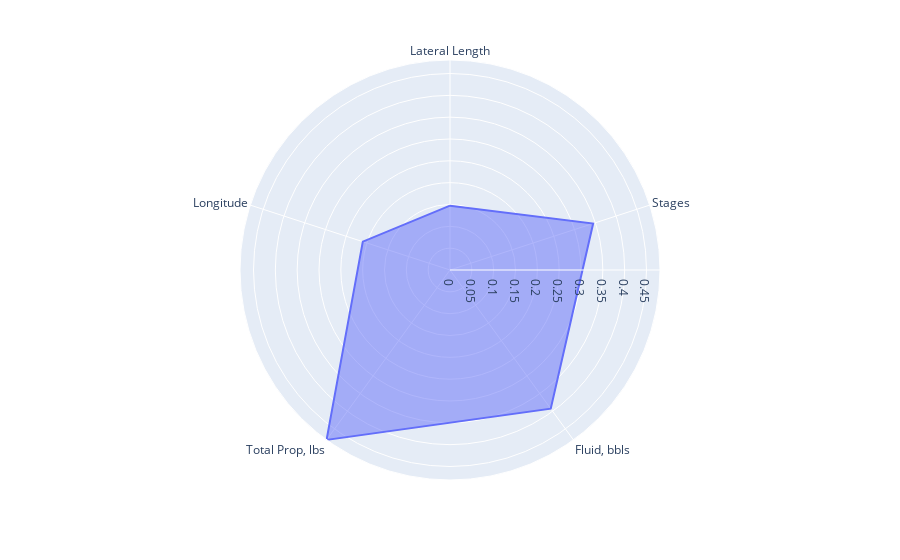

Notebook source saved alongside this figure:
### Code cell
#create dictionary for angle and radius values 
df = pd.DataFrame(dict(
    r= radius_values,
    theta= features))

#create radar chart
fig = px.line_polar(df, r='r', theta='theta', line_close=True)

#fill in area
fig.update_traces(fill='toself')

#plot chart
fig.show()

### Figure 1 — Plotly figure (JSON) as saved in the notebook; plotly's stock layout.template omitted (floating-point values rounded to 4 significant figures)
{"data": [{"fill": "toself", "hovertemplate": "r=%{r}<br>theta=%{theta}<extra></extra>", "legendgroup": "", "line": {"color": "#636efa", "dash": "solid"}, "mode": "lines", "name": "", "r": [0.1473, 0.3447, 0.3925, 0.4809, 0.2099, 0.1473], "showlegend": false, "subplot": "polar", "theta": ["Lateral Length", "Stages", "Fluid, bbls", "Total Prop, lbs", "Longitude", "Lateral Length"], "type": "scatterpolar"}], "layout": {"legend": {"tracegroupgap": 0}, "margin": {"t": 60}, "polar": {"angularaxis": {"direction": "clockwise", "rotation": 90}, "domain": {"x": [0, 1], "y": [0, 1]}}}}
